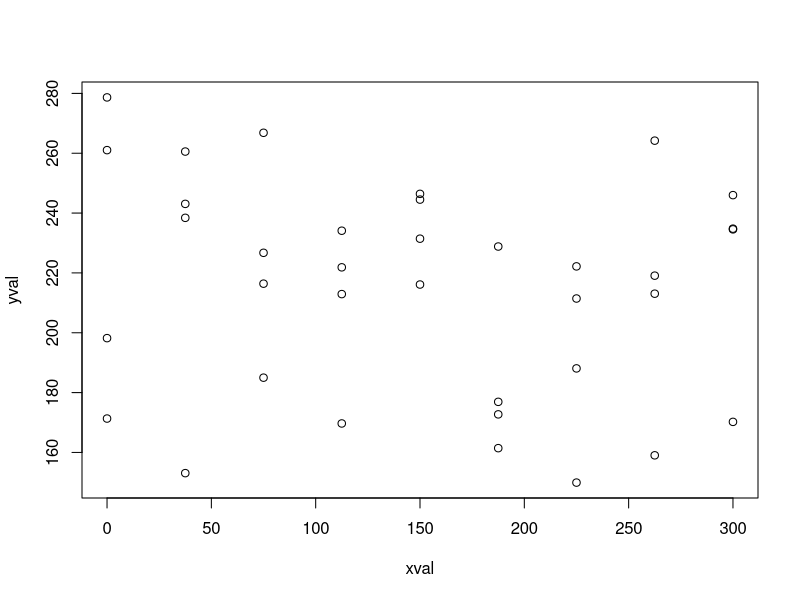

Generate this figure with R:
#Script 6.1 
#Generates data for a continuous predictor with levels
#set by the researcher. Assumes a linear relationship 
#between Y and X, with a defined slope and intercept. 

#Clear out R.
rm(list=ls())

#Define the slope, intercept and sd of our imaginary world.
slope <- -0.1
intercept <- 230
sd <-30

#The next 3 lines define our design.
#Set up a vector containing the  levels of our predictor.
levels <- c(0,37.5,75,112.5,150,187.5,225,262.5,300)
#Set up a vector containing the number of reps at each level.
#N.B make sure these two vectors are of the same length.
reps <- c(4,4,4,4,4,4,4,4,4)
#Combine our vectors into a single matrix.
design <- rbind(levels,reps)

#We use the length function to automatically count the 
#number of levels in our design,to be used in our loop below
nlevels <- length(levels)

#Set up empty vectors to store our x and y values
xval<-c()
yval <-c()


#The nested loops to generate the data set
#The outer loop goes through each level in turn
#The inner loop is set to the number of replicates at
#current level
	for(x in 1:nlevels) {
		for(r in 1:design[2,x]) {

#Generate a random deviation for the current data point
#by drawing from a normal distribution with mean of zero
#and sd as defined by user.
residual <-rnorm(1, 0, sd)
#Generate the predicted value for the current data point
#by substituting the current value of the predictor variable
#into the equation of the linear relationship.
predicted <- (intercept + (slope * design[1,x]))
#Generate the actual data point by adding the deviation
#to the predicted value, and add it to our y vector.
yval <-append(yval, (predicted + residual))

#Extract the current value of the predictor from the design
#matrix and add that value to the x vector.
xval <- append(xval, design[1,x])

		}
	}
#Nested loops end here. 

#Combine our vectors into a data frame.
dataset <-data.frame(xval, yval)


#Analyse the data and store the result in an object
#called analysis.
analysis<- anova(lm(yval~xval, data= dataset))


#Display the data frame and results of the analysis.
print(dataset)
print(analysis)

#Produce a plot of the data.
plot(dataset)






